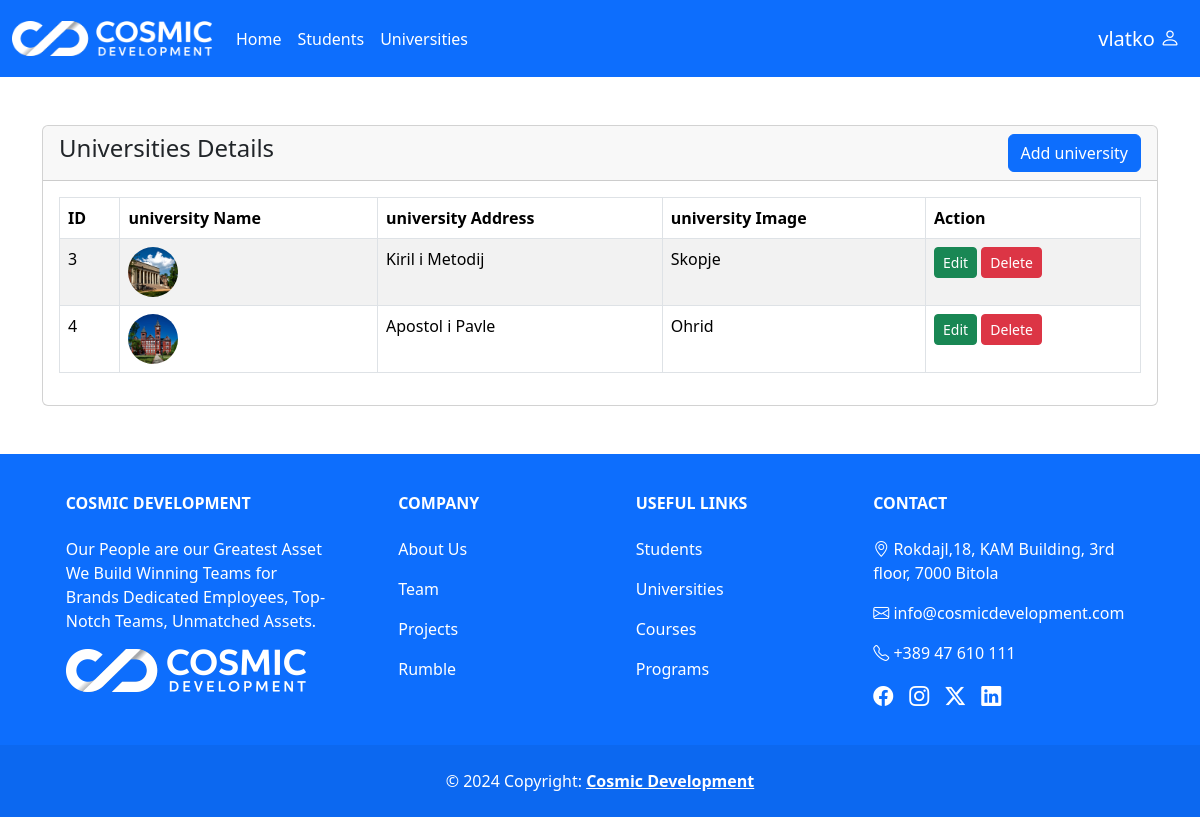
The app's page /universities/index.php (signed in) with its own data.
### tables this page shows
CREATE TABLE `universities` (
  `id` int(11) NOT NULL,
  `university_name` varchar(225) NOT NULL,
  `university_address` varchar(225) NOT NULL,
  `image` varchar(225) NOT NULL
);

### universities/index.php (the view, shortened to what this page needs)
<?php
    require '../includes/db_conn.php';
?>
<!doctype html>
<html lang="en">
  <head>
    <link href="https://cdn.jsdelivr.net/npm/bootstrap@5.3.3/dist/css/bootstrap.min.css" rel="stylesheet">
    <link rel="stylesheet" href="https://cdn.jsdelivr.net/npm/bootstrap-icons@1.11.3/font/bootstrap-icons.min.css">
</head>
<body>
    <?php include_once '../components/header.php';?>
    <div class="container my-5">
        <div class="row">
            <div class="col-md-12">
                <div class="card">
                    <div class="card-header">
                        <h4>Universities Details
                            <a href="university-create.php" class="btn btn-primary float-end">Add university</a>
                        </h4>
                    </div>
                    <div class="card-body">
                    <table class="table table-bordered table-striped">
                        <thead>
                            <tr>
                                <th>ID</th>
                                <th>university Name</th>
                                <th>university Address</th>
                                <th>university Image</th>
                                <th>Action</th>
                            </tr>
                        </thead>
                        <tbody>
                            <?php
                                $query = "SELECT * FROM universities";
                                $query_run = $con->query($query);
                                if($query_run->rowCount() > 0)
                                {
                                    foreach($query_run as $university)
                                    {
                                        ?>
                                        <tr>
                                            <td><?= htmlspecialchars($university['id']); ?></td>
                                            <td>
                                                <img
                                                    src="../uploads/<?= htmlspecialchars($university['image']); ?>"
                                                    alt="university Image"
                                                    style="width: 50px; height: 50px; object-fit: cover; border-radius: 50%;"
                                                >
                                            </td>
                                            <td><?= htmlspecialchars($university['university_name']); ?></td>
                                            <td><?= htmlspecialchars($university['university_address']); ?></td>
                                            <td>
                                                <a href="university-edit.php?id=<?= $university['id']; ?>" class="btn btn-success btn-sm">Edit</a>
                                                <form action="code.php" method="POST" class="d-inline">
                                                    <button type="submit" name="delete_university" value="<?= $university['id']; ?>" class="btn btn-danger btn-sm">Delete</button>
                                                </form>
                                            </td>
                                        </tr>
                                        <?php
                                    }
                                }
                                else
                                {
                                    echo "<h5> No Record Found </h5>";
                                }
                            ?>
                        </tbody>
                    </table>
                    </div>
                </div>
            </div>
        </div>
    </div>
       <?php include "../components/footer.php"?>
</body>
</html>

### records on screen
universities: id "3", image (picture), university_name "Kiril i Metodij", university_address "Skopje"
universities: id "4", image (picture), university_name "Apostol i Pavle", university_address "Ohrid"

### other values on screen
$_SESSION["username"] "vlatko"
